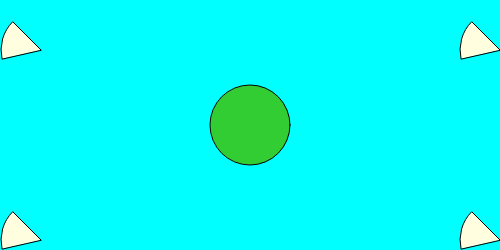
Frame 1 (no input)
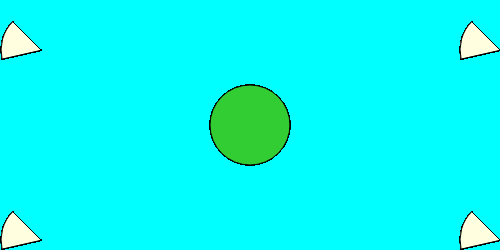
Frame 60 (no input)
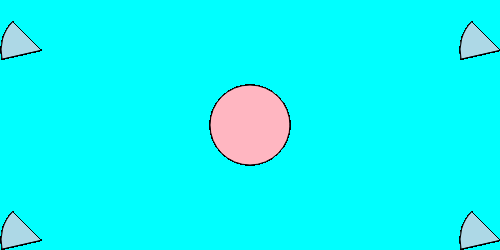
Frame 120 (the mouse pressed at the canvas centre since frame 60)

The p5.js sketch that drew these frames (run headless with seeded random() and noise() and a simulated clock; from frame 60 on, the mouse is pressed at the canvas centre):

// p5.js sketch
// ── sketch.js
function setup (){
    createCanvas(500,250);
    background('aqua');
}
function draw(){
    if(mouseIsPressed){
        fill('lightBlue');
    }else{
        fill('lightYellow');
    }
    arc(41, 50, 80, 80, -1260, PI + QUARTER_PI, PIE);
    arc(500, 50, 80, 80, -1260, PI + QUARTER_PI, PIE);
    arc(41, 240, 80, 80, -1260, PI + QUARTER_PI, PIE);
    arc(500, 240, 80, 80, -1260, PI + QUARTER_PI, PIE);
    if(mouseIsPressed){
        fill('lightPink');
    }else{
        fill('limeGreen');
    }
    ellipse(250,125,80,80);

}
